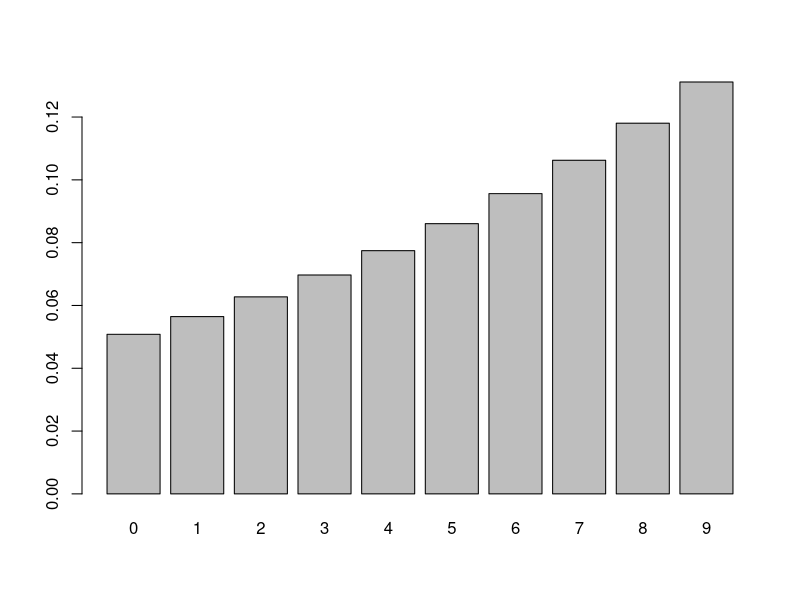

Write the R code that produced this figure.
###########################################################
########################Chapter 8##########################
###########################################################

###Problem 10###
#a) For this model, we will assume a pure birth/death process
#with the cars coming in being considered births and 
#the outgoing cars being considered deaths. We make the assumption
#that 
lambda = 30#cars/hour
#and
mu = 27#cars/hour
#we assume a slower rate of leaving than of arriving due to
#the fact that pumping gas takes more time than driving up to the
#station. We further assume that all lambdas are the same and 
#all mus are the same because there is no reason that the rates 
#would change based on the number of cars present. Furthermore
#we assume that at a line of 5 cars, the sixth car to arrive will
#balk and take there bussiness elsewhere which translates to a
n = 10#states
#From these assumptions, we can use a formula to determine the 
#proportion of time we are in state 0:
P0 = (1 - (lambda/mu))/(1 - (lambda/mu)^(n+1))
#now we can determine a state probability vector
P = matrix(nrow = n,ncol = 1)
for(i in 0:n) {
  Pi = ((lambda/mu)^(i-1))*P0
  P[i,] = Pi
}
print(P)
barplot(c(P[1,],P[2,],P[3,],P[4,],P[5,],P[6,],P[7,],P[8,],P[9,],P[10,]),names.arg = 0:9)
#Now we have the probabilities for each state. Here, the value
#marked with 1 on the matrix is state 0.
#looking at the matrix we see there is a
sum(c(P[6,],P[7,],P[8,],P[9,],P[10,]))*100
#percent chance that there will be a line of at least one
#calculating the expected value of how many cars there will be,
#we find that we expect there to be
expectedV = 0
for(i in 1:n) {
  expectedV = expectedV + P[i,]*(i-1)
}
print(expectedV)#cars at any one time
#b) Given that there is a 
P[10,]#percent chance that the cars form a line so long that
#customers will balk and 28 cars come in an hour, there are
lost = P[10,]*mu;print(lost)#customers lost per hour or
(lost/mu)*100#percent of business lost
#c) As above, the station manager could simply record the number of 
#customers that arrive at the station per hour to obtain an 
#estimate of demand
#d) I would recommend that the station purchase additional pumps 
#in the event that the percentage of lost business calculated 
#above reaches 25 percent


###Problem 11###

#a) Once again we will model a birth/death process with
lambda = .9#we say here that lambda is .9 because the
#probability of moving up a state is 90 percent. Multiply that
#by the rate of 1 reproduction every hour and we have lambda.
#likewise:
mu = .1
#we maintain 
n = 10#but in the context of this problem, this means that 10 hours
#have gone by. Similar to above, we find that
P0 = (1 - (lambda/mu))/(1 - (lambda/mu)^(n+1));print(P0)
#and after 10 hours, we expect there to be
P = matrix(nrow = n,ncol = 1)
for(i in 0:n) {
  Pi = ((lambda/mu)^(i-1))*P0
  P[i,] = Pi
}
print(P)
#b) from this information, we can predict that over time the 
#population would steadily increase
#c) lastly, one issue using this model is that n is
#practically infinite, so we cannot predict any steady state in
#particular







